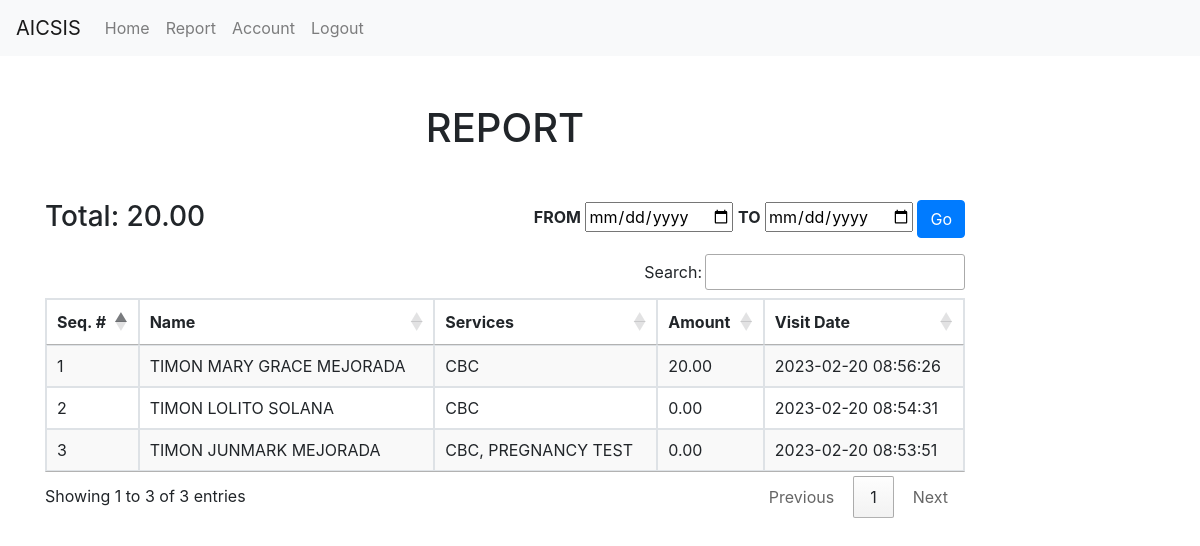
/staff/report.php (signed in), run on the app's committed database.
### tables this page shows
CREATE TABLE `tbl_services` (
  `id` int(11) NOT NULL,
  `client_id` int(11) NOT NULL,
  `member_id` int(11) NOT NULL,
  `services` varchar(255) NOT NULL,
  `amount` decimal(8,2) NOT NULL,
  `date_created` timestamp NOT NULL DEFAULT current_timestamp()
);

CREATE TABLE `tbl_client` (
  `id` int(11) NOT NULL,
  `lname` varchar(255) NOT NULL,
  `fname` varchar(255) NOT NULL,
  `mname` varchar(255) NOT NULL,
  `suffix` varchar(255) DEFAULT NULL,
  `head_family_id` int(11) DEFAULT NULL,
  `age` varchar(3) DEFAULT NULL,
  `relation` varchar(200) NOT NULL,
  `address` varchar(255) NOT NULL,
  `date_created` datetime(5) NOT NULL DEFAULT current_timestamp(5)
);

### staff/report.php (the view, shortened to what this page needs)
<?php
    include('../include/header.php');
    include('../security.php');
    include '../include/navbar.php';
?>
<div class="container">
        <div class="row">
            <div class="col-10">
                <div class="table-responsive mt-5 " id="print">
                        <h1 class="text-center mb-5"> REPORT </h1>
                        <div class="float-right mb-3">
                        <form action="#" method="post">
                            <b>FROM</b> <input type="date" name="from" required>  <b>TO</b>  <input type="date" name="to" required>
                                <button type="submit" class="btn btn-primary" name="btn_filter">Go</button>
                        </form>
                        </div>
                        <?php
                            if (isset($_POST['btn_filter'])) {
                                $from = mysqli_real_escape_string($connection, check_input($_POST['from']));
                                $to =mysqli_real_escape_string($connection, check_input($_POST['to']));
                                    if (!empty($from) && !empty($to)){
                                        ?>
                                <h3> Total:
                                    <?php
                                        $querySum = "SELECT SUM(amount) AS TOTAL FROM tbl_services WHERE DATE(date_created) BETWEEN '$from' AND '$to' ";
                                        $query_run = mysqli_query($connection,$querySum);
                                        while ($row = mysqli_fetch_assoc($query_run)){
                                        echo $row['TOTAL'];
                                        }
                                    ?>
                                </h3>
                                <h3 class="mb-5">FROM: <?php echo htmlspecialchars($from); ?> - TO: <?php echo htmlspecialchars($to); ?></h3>
                                <table class="table table-bordered stripe" id="dataTable10" width="100%" cellspacing="0">
                                    <thead>
                                        <tr>
                                            <th>Seq. #</th>
                                            <th>Name</th>
                                            <th>Services</th>
                                            <th>Amount</th>
                                            <th>Visit Date</th>
                                        </tr>
                                    </thead>
                                    <tbody>
                                        <?php
                                            $query = "SELECT tbl_client.id AS ID, tbl_client.lname, tbl_client.fname, tbl_client.mname, tbl_client.suffix, tbl_client.head_family_id, tbl_client.relation,
                                            tbl_services.id AS SID, tbl_services.client_id, tbl_services.member_id, tbl_services.services, tbl_services.amount, tbl_services.date_created
                                            FROM tbl_client
                                            INNER JOIN tbl_services ON tbl_client.id = tbl_services.member_id
                                            WHERE DATE(tbl_services.date_created) BETWEEN '$from' AND '$to'
                                            ORDER BY tbl_services.id DESC";
                                            $query_run = mysqli_query($connection,$query);
                                                $seq = 1;
                                                if (mysqli_num_rows($query_run) > 0){
                                                    while($row = mysqli_fetch_assoc($query_run)){
                                            ?>
                                                        <tr style="text-transform: capitalize;">
                                                            <td><?php echo htmlspecialchars($seq++); ?> </td>
                                                            <td style="text-transform: uppercase;"><?php echo htmlspecialchars($row['lname']." ".$row['fname']. " " .$row['mname']). " " .$row['suffix']; ?> </td>
                                                            <td><?php echo htmlspecialchars($row['services']); ?> </td>
                                                            <td><?php echo htmlspecialchars($row['amount']); ?> </td>
                                                            <td><?php echo htmlspecialchars($row['date_created']); ?> </td>
                                                        </tr>
                                                                <?php
                                                    }
                                                }else {
                                                }
                                                        ?>
                                    </tbody>
                                </table>
                        <?php
                                }
                            }else{
                        ?>
                                <h3> Total:
                                    <?php
                                        $querySum = "SELECT SUM(amount) AS TOTAL FROM tbl_services";
                                        $query_run = mysqli_query($connection,$querySum);
                                        while ($row = mysqli_fetch_assoc($query_run)){
                                        echo $row['TOTAL'];
                                        }
                                    ?>
                                </h3>
                            <table class="table table-bordered stripe" id="dataTable10" width="100%" cellspacing="0">
                                <thead>
                                    <tr>
                                        <th>Seq. #</th>
                                        <th>Name</th>
                                        <th>Services</th>
                                        <th>Amount</th>
                                        <th>Visit Date</th>
                                    </tr>
                                </thead>
                                <tbody>
                                    <?php
                                        $query = "SELECT tbl_client.id AS ID, tbl_client.lname, tbl_client.fname, tbl_client.mname, tbl_client.suffix, tbl_client.head_family_id, tbl_client.relation,
                                        tbl_services.id AS SID, tbl_services.client_id, tbl_services.member_id, tbl_services.services, tbl_services.amount, tbl_services.date_created
                                        FROM tbl_client
                                        INNER JOIN tbl_services ON tbl_client.id = tbl_services.member_id
                                        ORDER BY tbl_services.id DESC;";
                                        $query_run = mysqli_query($connection,$query);
                                            $seq = 1;
                                            if (mysqli_num_rows($query_run) > 0){
                                                while($row = mysqli_fetch_assoc($query_run)){
                                        ?>
                                                    <tr style="text-transform: capitalize;">
                                                        <td><?php echo htmlspecialchars($seq++); ?> </td>
                                                        <td style="text-transform: uppercase;"><?php echo htmlspecialchars($row['lname']." ".$row['fname']. " " .$row['mname']). " " .$row['suffix']; ?> </td>
                                                        <td><?php echo htmlspecialchars($row['services']); ?> </td>
                                                        <td><?php echo htmlspecialchars($row['amount']); ?> </td>
                                                        <td><?php echo htmlspecialchars($row['date_created']); ?> </td>
                                                    </tr>
                                                            <?php
                                                }
                                            }else {
                                            }
                                                    ?>
                                </tbody>
                            </table>
                        <?php
                            }
                        ?>
                    </div>
                </div>
            </div>
    </div>
<?php
    include('footer.php');
?>

### data on the page
tbl_services: tbl_client.lname+fname+mname "TIMON MARY GRACE MEJORADA", services "CBC", amount "20.00", date_created "2023-02-20 08:56:26"
tbl_services: client.mname "TIMON LOLITO SOLANA", services "CBC", amount "0.00", date_created "2023-02-20 08:54:31"
tbl_services: tbl_client.lname+fname+mname "TIMON JUNMARK MEJORADA", services "CBC, PREGNANCY TEST", amount "0.00", date_created "2023-02-20 08:53:51"

### other printed values
$row['TOTAL'] "20.00"
